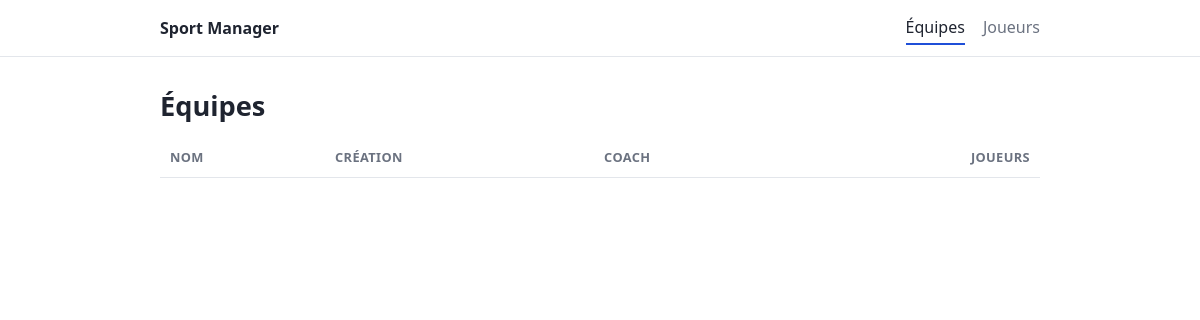
Before: / with the older database file.
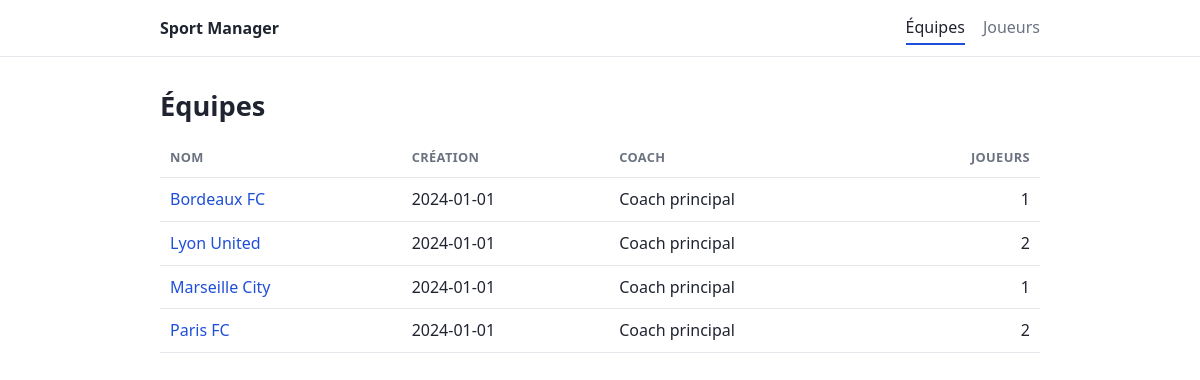
After: the same page with the newer database file.
### tables this page shows
CREATE TABLE equipe(id_equipe INTEGER PRIMARY KEY,nom_equipe VARCHAR(100) NOT NULL,date_creation DATE NOT NULL,couleur VARCHAR(7),couleur_secondaire VARCHAR(7),id_coach INTEGER NOT NULL REFERENCES coach(id_coach));

### app/helpers.php (called while the page is built, shortened)
<?php
function e(mixed $valeur): string
{
    return htmlspecialchars((string) $valeur, ENT_QUOTES, 'UTF-8');
}
function url(string $page, array $params = []): string
{
    return 'index.php?' . http_build_query(['p' => $page] + $params);
}
function render(string $vue, array $donnees = []): void
{
    extract($donnees);
    require ROOT_PATH . '/app/views/' . $vue . '.php';
    $contenu = ob_get_clean();
    require ROOT_PATH . '/app/views/layout.php';
}

### app/controllers/EquipeController.php (called while the page is built, shortened)
<?php
class EquipeController
{
    public function index(): void
    {
        render('equipes/index', [
            'titre' => 'Équipes',
            'equipes' => Equipe::all(),
        ]);
    }
}

### app/models/Equipe.php (called while the page is built, shortened)
<?php
class Equipe
{
    public static function all(): array
    {
        $sql = 'SELECT e.*, e.id_equipe AS id, e.nom_equipe AS nom, c.nom AS coach_nom, COUNT(a.id_joueur) AS nb_joueurs
                FROM equipe e
                LEFT JOIN coach c ON c.id_coach = e.id_coach
                LEFT JOIN affectation a ON a.id_equipe = e.id_equipe AND a.date_fin IS NULL
                GROUP BY e.id_equipe
                ORDER BY e.nom_equipe';
        return Database::pdo()->query($sql)->fetchAll();
    }
}

### app/views/equipes/index.php (the view)
<h1>Équipes</h1>
<table>
    <thead>
        <tr>
            <th>Nom</th>
            <th>Création</th>
            <th>Coach</th>
            <th class="num">Joueurs</th>
        </tr>
    </thead>
    <tbody>
        <?php foreach ($equipes as $equipe): ?>
            <tr>
                <td><a href="<?= url('equipe', ['id' => $equipe['id']]) ?>"><?= e($equipe['nom']) ?></a></td>
                <td><?= e($equipe['date_creation']) ?></td>
                <td><?= e($equipe['coach_nom']) ?></td>
                <td class="num"><?= (int) $equipe['nb_joueurs'] ?></td>
            </tr>
        <?php endforeach; ?>
    </tbody>
</table>

### public/index.php (shortened to what this page needs)
<?php
$page = $_GET['p'] ?? 'equipes';
switch ($page) {
    case 'equipes':
        (new EquipeController())->index();
        break;
}

### app/views/layout.php (shortened to what this page needs)
<?php
$courante = $_GET['p'] ?? 'equipes';
$menu = [
    'equipes' => ['Équipes', ['equipes', 'equipe']],
    'joueurs' => ['Joueurs', ['joueurs', 'joueur']],
];
?>
<!DOCTYPE html>
<html lang="fr">
<head>
    <link rel="stylesheet" href="css/style.css">
</head>
<body>
<header class="site-header">
    <div class="wrap">
        <a class="logo" href="<?= url('equipes') ?>">Sport Manager</a>
        <nav>
            <?php foreach ($menu as $page => [$libelle, $pages]): ?>
                <a href="<?= url($page) ?>" class="<?= in_array($courante, $pages, true) ? 'actif' : '' ?>"><?= e($libelle) ?></a>
            <?php endforeach; ?>
        </nav>
    </div>
</header>
<main class="wrap">
    <?= $contenu ?>
</main>
</body>
</html>

### public/css/style.css (style rules this page uses)
:root { --texte: #1f2430; --discret: #6b7280; --trait: #e3e6eb; --fond: #ffffff; --fond-doux: #f6f7f9; --accent: #1f4fd8; }
* { box-sizing: border-box; }
body { margin: 0; font: 16px/1.55 system-ui, "Segoe UI", Roboto, Arial, sans-serif; color: var(--texte); background: var(--fond); }
.wrap { max-width: 920px; margin: 0 auto; padding: 0 20px; }
a { color: var(--accent); text-decoration: none; }
.site-header { border-bottom: 1px solid var(--trait); }
.site-header .wrap { display: flex; align-items: center; justify-content: space-between; gap: 16px; height: 56px; }
.logo { font-weight: 700; color: var(--texte); }
nav { display: flex; gap: 18px; }
nav a { color: var(--discret); padding: 4px 0; border-bottom: 2px solid transparent; }
nav a.actif { color: var(--texte); border-bottom-color: var(--accent); }
main.wrap { padding-top: 28px; padding-bottom: 60px; }
h1 { font-size: 1.7rem; margin: 0 0 8px; }
table { width: 100%; border-collapse: collapse; margin-top: 12px; }
th, td { text-align: left; padding: 9px 10px; border-bottom: 1px solid var(--trait); }
th { font-size: .8rem; text-transform: uppercase; letter-spacing: .03em; color: var(--discret); font-weight: 600; }
.num { text-align: right; }

Changed rows visible on the page:
added equipe: nom_equipe "Bordeaux FC", date_creation "2024-01-01", coach_nom "Coach principal", nb_joueurs "1"
added equipe: nom_equipe "Lyon United", date_creation "2024-01-01", coach_nom "Coach principal", nb_joueurs "2"
added equipe: nom_equipe "Marseille City", date_creation "2024-01-01", coach_nom "Coach principal", nb_joueurs "1"
added equipe: nom_equipe "Paris FC", date_creation "2024-01-01", coach_nom "Coach principal", nb_joueurs "2"
